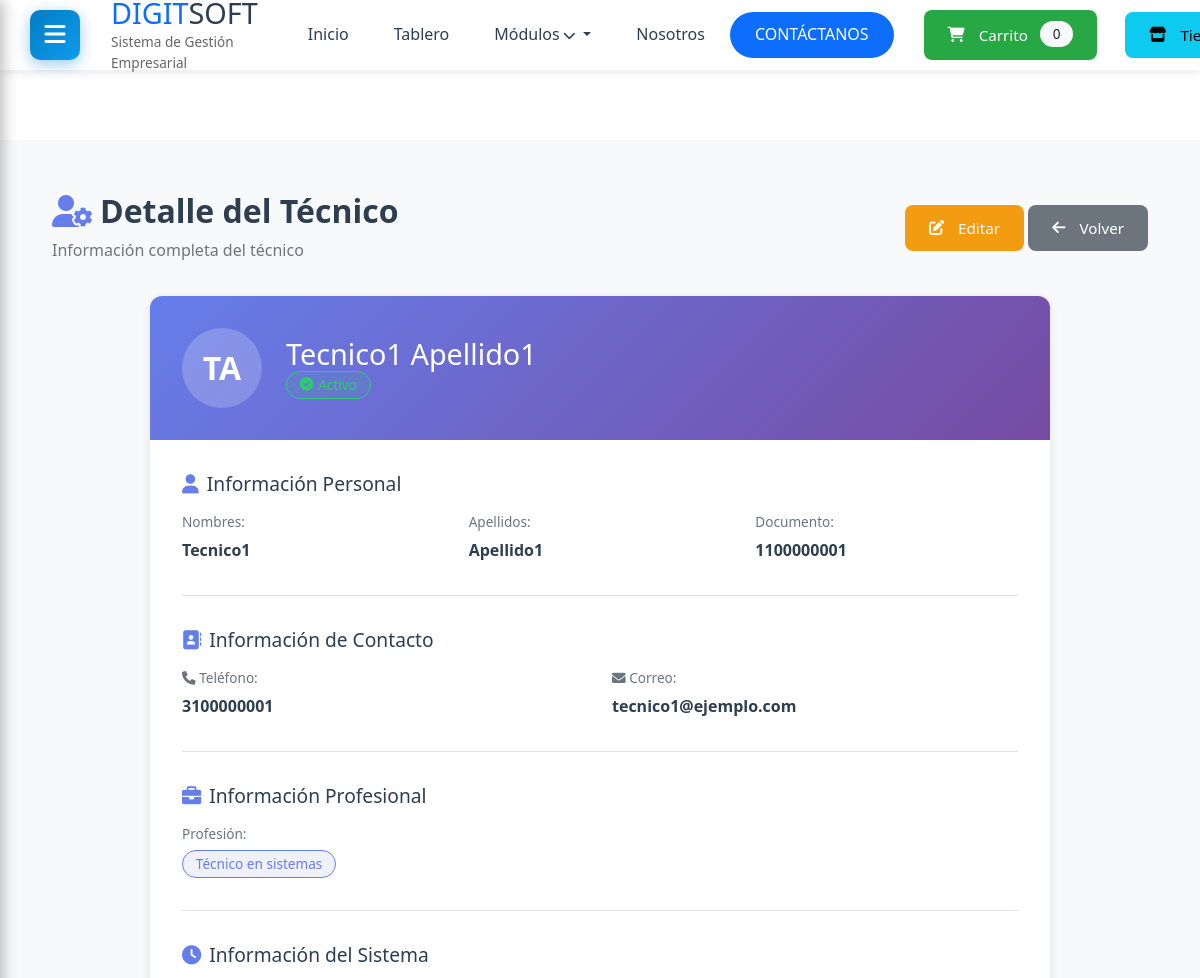
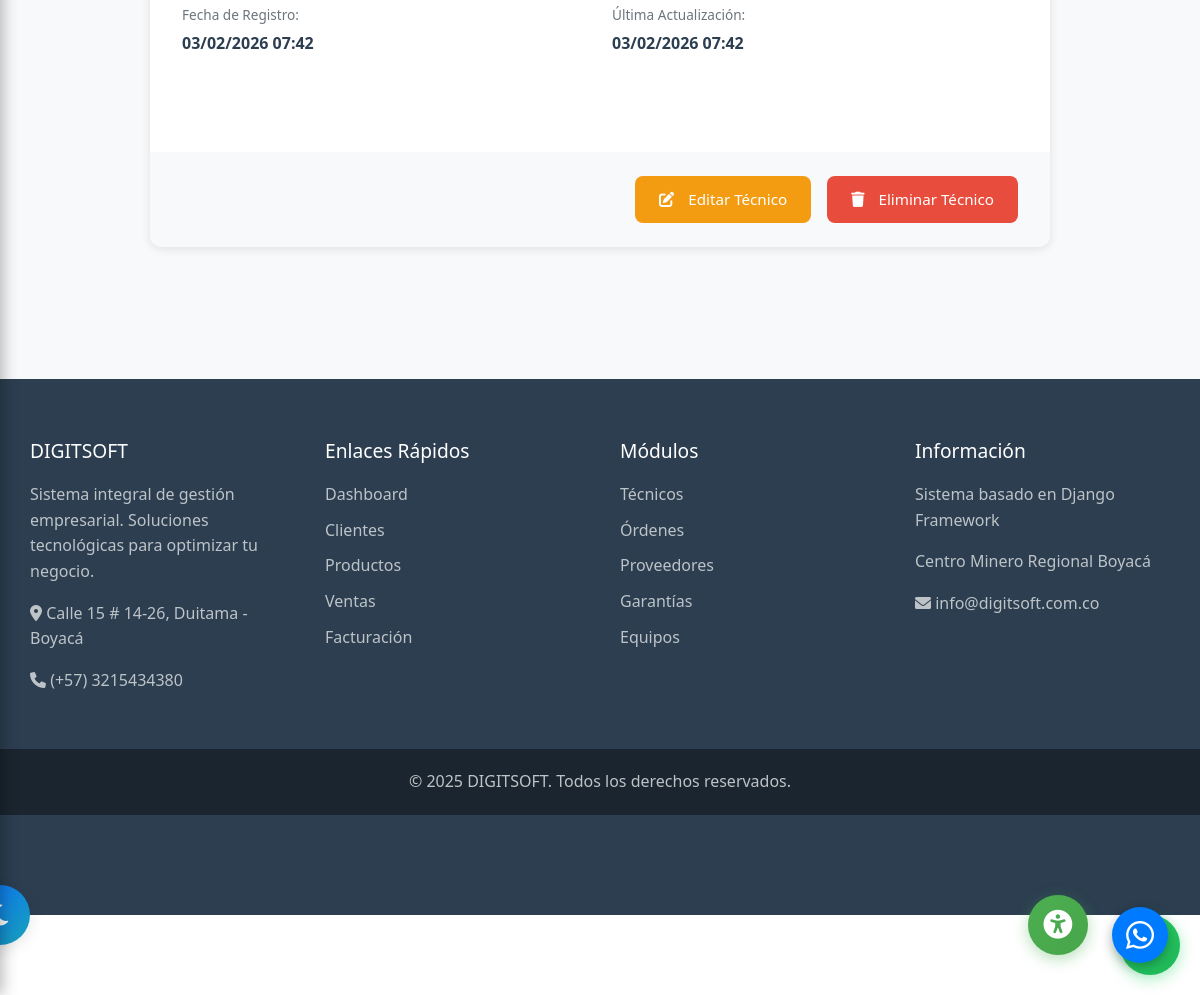
The page /tecnicos/detalle/11/ (signed in) on the database its author committed (2 pictures, top to bottom).
### tecnicos/models.py (models this page shows, shortened)
class Tecnico(models.Model):
    nombres = models.CharField(max_length=100, verbose_name="Nombres")
    apellidos = models.CharField(max_length=100, verbose_name="Apellidos")
    numero_documento = models.CharField(
        max_length=20,
        unique=True,
        verbose_name="Número de Documento",
        validators=[RegexValidator(r'^\d+$', 'Solo se permiten números')]
    )
    telefono = models.CharField(
        max_length=15,
        verbose_name="Teléfono",
        validators=[RegexValidator(r'^\+?1?\d{9,15}$', 'Ingrese un número de teléfono válido')]
    )
    correo = models.EmailField(verbose_name="Correo Electrónico")
    profesion = models.CharField(max_length=100, verbose_name="Profesión")
    activo = models.BooleanField(default=True, verbose_name="Activo")
    fecha_registro = models.DateTimeField(auto_now_add=True, verbose_name="Fecha de Registro")
    fecha_actualizacion = models.DateTimeField(auto_now=True, verbose_name="Última Actualización")
    class Meta:
        verbose_name = "Técnico"
        verbose_name_plural = "Técnicos"
        ordering = ['apellidos', 'nombres']
        db_table = 'tecnicos'
    @property
    def nombre_completo(self):
        return f"{self.nombres} {self.apellidos}"

### tecnicos/views.py (the view)
# urls.py: path('detalle/<int:pk>/', views.detalle_tecnico, name='detalle'),
@login_required
@user_passes_test(es_staff, login_url='dashboard:index')
def detalle_tecnico(request, pk):
    tecnico = get_object_or_404(Tecnico, pk=pk)
    context = {
        'tecnico': tecnico
    }
    return render(request, 'tecnicos/detalle.html', context)

### tecnicos/views.py (called while the page is built)
def es_staff(user):
    return user.is_staff or user.is_superuser

### templates/tecnicos/detalle.html (shortened to what this page needs)
{% extends 'base_dashboard.html' %}
{% load static %}
{% block extra_css %}
<link rel="stylesheet" href="{% static 'css/tecnicos.css' %}">
<link rel="stylesheet" href="{% static 'css/theme-switcher.css' %}">
{% endblock %}
{% block content %}
<div class="tecnicos-container">
    <div class="tecnicos-header">
        <div class="header-left">
            <h1><i class="fas fa-user-cog"></i> Detalle del Técnico</h1>
            <p class="text-muted">Información completa del técnico</p>
        </div>
        <div class="header-right">
            <a href="{% url 'tecnicos:editar' tecnico.pk %}" class="btn btn-warning">
                <i class="fas fa-edit"></i> Editar
            </a>
            <a href="{% url 'tecnicos:lista' %}" class="btn btn-secondary">
                <i class="fas fa-arrow-left"></i> Volver
            </a>
        </div>
    </div>
    <div class="detalle-container">
        <div class="detalle-card">
            <div class="detalle-header">
                <div class="detalle-avatar">
                    <span>{{ tecnico.nombres.0 }}{{ tecnico.apellidos.0 }}</span>
                </div>
                <div class="detalle-title">
                    <h2>{{ tecnico.nombre_completo }}</h2>
                    {% if tecnico.activo %}
                        <span class="badge badge-activo">
                            <i class="fas fa-check-circle"></i> Activo
                        </span>
                    {% else %}
                        <span class="badge badge-inactivo">
                            <i class="fas fa-times-circle"></i> Inactivo
                        </span>
                    {% endif %}
                </div>
            </div>
            <div class="detalle-body">
                <div class="detalle-section">
                    <h3><i class="fas fa-user"></i> Información Personal</h3>
                    <div class="detalle-grid">
                        <div class="detalle-item">
                            <span class="label">Nombres:</span>
                            <span class="value">{{ tecnico.nombres }}</span>
                        </div>
                        <div class="detalle-item">
                            <span class="label">Apellidos:</span>
                            <span class="value">{{ tecnico.apellidos }}</span>
                        </div>
                        <div class="detalle-item">
                            <span class="label">Documento:</span>
                            <span class="value">{{ tecnico.numero_documento }}</span>
                        </div>
                    </div>
                </div>
                <div class="detalle-section">
                    <h3><i class="fas fa-address-book"></i> Información de Contacto</h3>
                    <div class="detalle-grid">
                        <div class="detalle-item">
                            <span class="label"><i class="fas fa-phone"></i> Teléfono:</span>
                            <span class="value">{{ tecnico.telefono }}</span>
                        </div>
                        <div class="detalle-item">
                            <span class="label"><i class="fas fa-envelope"></i> Correo:</span>
                            <span class="value">{{ tecnico.correo }}</span>
                        </div>
                    </div>
                </div>
                <div class="detalle-section">
                    <h3><i class="fas fa-briefcase"></i> Información Profesional</h3>
                    <div class="detalle-grid">
                        <div class="detalle-item">
                            <span class="label">Profesión:</span>
                            <span class="value">
                                <span class="badge badge-profesion">{{ tecnico.profesion }}</span>
                            </span>
                        </div>
                    </div>
                </div>
                <div class="detalle-section">
                    <h3><i class="fas fa-clock"></i> Información del Sistema</h3>
                    <div class="detalle-grid">
                        <div class="detalle-item">
                            <span class="label">Fecha de Registro:</span>
                            <span class="value">{{ tecnico.fecha_registro|date:"d/m/Y H:i" }}</span>
                        </div>
                        <div class="detalle-item">
                            <span class="label">Última Actualización:</span>
                            <span class="value">{{ tecnico.fecha_actualizacion|date:"d/m/Y H:i" }}</span>
                        </div>
                    </div>
                </div>
            </div>
            <div class="detalle-footer">
                <a href="{% url 'tecnicos:editar' tecnico.pk %}" class="btn btn-warning">
                    <i class="fas fa-edit"></i> Editar Técnico
                </a>
                <a href="{% url 'tecnicos:eliminar' tecnico.pk %}" class="btn btn-danger">
                    <i class="fas fa-trash"></i> Eliminar Técnico
                </a>
            </div>
        </div>
    </div>
</div>
{% endblock %}

### static/css/dashboard.css (style rules this page uses)
:root { --primary-color: #037dc4; --secondary-color: #0f9bec; --dark-color: #2c3e50; --light-color: #f9f9f9; --sidebar-width: 250px; --header-height: 70px; }
* { margin: 0; padding: 0; box-sizing: border-box; }
body { font-family: 'Segoe UI', Tahoma, Geneva, Verdana, sans-serif; background-color: #f5f6fa; color: #323235; line-height: 1.6; min-height: 100vh; display: flex; flex-direction: column; }

### static/css/theme-switcher.css (style rules this page uses)
:root { --bg-primary: #ffffff; --bg-secondary: #f8f9fa; --bg-card: #ffffff; --text-primary: #212529; --text-secondary: #6c757d; --border-color: #dee2e6; --shadow: rgba(0, 0, 0, 0.1); --primary-color: #0d6efd; --success-color: #28a745; --danger-color: #dc3545; --warning-color: #ffc107; --info-color: #17a2b8; --input-bg: #ffffff; --input-border: #ced4da; --table-hover: #f8f9fa; }
body { background-color: var(--bg-primary); color: var(--text-primary); transition: background-color 0.3s ease, color 0.3s ease; }
.text-muted { color: var(--text-secondary) !important; }
.badge { transition: all 0.3s ease; }
* { transition: background-color 0.3s ease, color 0.3s ease, border-color 0.3s ease; }

### static/css/accessibility.css (style rules this page uses)
body { transition: background-color 0.3s ease, color 0.3s ease, filter 0.3s ease; }

### static/css/responsive-global.css (style rules this page uses)
:root { --container-max-width: 1200px; --spacing-xs: 0.5rem; --spacing-sm: 1rem; --spacing-md: 1.5rem; --spacing-lg: 2rem; --spacing-xl: 3rem; }
* { box-sizing: border-box; }
html { font-size: 16px; -webkit-text-size-adjust: 100%; -ms-text-size-adjust: 100%; }
body { margin: 0; padding: 0; overflow-x: hidden !important; max-width: 100vw; }
.btn { display: inline-block; font-weight: 400; text-align: center; white-space: nowrap; vertical-align: middle; user-select: none; border: 1px solid transparent; padding: 0.375rem 0.75rem; font-size: 1rem; line-height: 1.5; border-radius: 0.25rem; transition: all 0.15s ease-in-out; cursor: pointer; }
h1, .h1 { font-size: 2.5rem; }
h2, .h2 { font-size: 2rem; }
h3, .h3 { font-size: 1.75rem; }

### static/css/responsive-modulos.css (style rules this page uses)
.badge { display: inline-block; padding: 0.35em 0.65em; font-size: 0.75rem; font-weight: 600; line-height: 1; color: #fff; text-align: center; white-space: nowrap; vertical-align: baseline; border-radius: 0.25rem; }

### static/css/responsive-fixes.css (style rules this page uses)
body { padding-bottom: 20px; }
html, body { overflow-x: hidden; position: relative; }
.badge { padding: 6px 12px; font-size: 0.85rem; }

### static/css/modulos-fix-responsive.css (style rules this page uses)
.btn { border-radius: 8px; padding: 10px 20px; font-weight: 600; transition: all 0.3s; border: none; }
.btn i { margin-right: 6px; }
.btn-secondary-enhanced, .btn-secondary { background: #6c757d; color: white; }
.btn-danger { background: #dc3545; color: white; }
html, body { overflow-x: hidden; max-width: 100vw; }
* { box-sizing: border-box; }

### static/css/click-fix-critical.css (style rules this page uses)
input, select, textarea, button, .form-control, .form-select, .btn { position: relative !important; z-index: 12 !important; pointer-events: auto !important; }
body::before, body::after, .main-wrapper::before, .main-wrapper::after { content: none !important; display: none !important; }
* { max-height: none !important; }

### rows shown on the page
Tecnico: nombres.0 "T", apellidos.0 "A", nombre_completo "Tecnico1 Apellido1", nombres "Tecnico1", apellidos "Apellido1", numero_documento "1100000001", telefono "3100000001", correo "tecnico1@ejemplo.com", profesion "Técnico en sistemas", fecha_registro "03/02/2026 07:42", fecha_actualizacion "03/02/2026 07:42"
